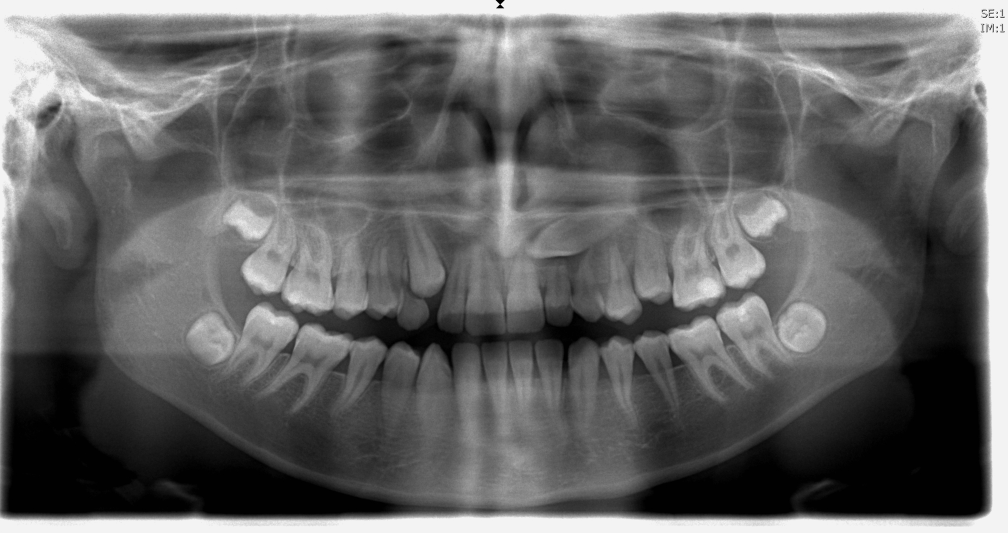
#> input picture _Data/Radiographs/01.tif, 3023 x 1597 px (shown at 1/3 size); its folder holds 4 pictures in this run
$ python FitFunction.py   (older library calls are emulated)
#> lines starting #> are read from the running program, lines starting #| are printed output that depends on the picture
### FileManager.py

# coding: utf-8

# In[3]:


import os
import glob
import cv2
import matplotlib.pyplot as plt
from scipy.spatial import procrustes
import numpy as np
import Image_preperation as prep

def pre_pocess(img):
    median = prep.median_filter(img)
    contrast = prep.contrast_stretching(median)
    return contrast

# [4 lines left out: function resolution_scale, not called in this run]

def resolution_scale_points(points, scale):
    return np.around(points*scale)

# [6 lines left out: function resolution_downscale_img, not called in this run]

def load_radiograph():
    radiographs = load_radiographs()
    radiograph = radiographs[0]
    return radiograph

def load_tooth(i):
    init = np.load("initial_position.npy")
    return init[0,i,:,:]/0.3

# [6 lines left out: function load_tooth_of_piece, not called in this run]

def load_img_piece():
    img = load_radiograph()
    new_img = pre_pocess(img)
    return new_img[700:1300,1200:1800]

# [5 lines left out: function show_with_points, not called in this run]


def load_files(dir_images):

#> called with dir_images = '_Data\\Radiographs\\*.tif'
    inputList = []

    inputNames = glob.glob(dir_images)

    for inputName in inputNames:

        inputFile = cv2.imread(inputName, 0)
#> inputFile is the input picture: shape (1597, 3023); min 0, max 255, mean 100.6
        inputList.append(inputFile)

    return inputList


# [25 lines left out: functions load_landmarks, load_landmarks_std, not called in this run]

def mean_landmarks(landmarks):
    return np.mean(landmarks,0)

# [58 lines left out: functions procrustes_analysis, total_procrustes_analysis, show, show_tooth_points, show_teeth_points, not called in this run]


def load_radiographs():
    dir_radiographs = "_Data\Radiographs\*.tif"
    return load_files(dir_radiographs)


def load_segmentations():
    dir_segmentations = "_Data\Segmentations\*.png"
    return load_files(dir_segmentations)


# In[5]:


# [17 lines that do not run on import are left out]

### Image_preperation.py

# coding: utf-8

# In[2]:


import cv2
import numpy as np
import math
from scipy import ndimage, signal
import matplotlib.pyplot as plt
import matplotlib
from skimage.color import rgb2gray
from skimage.filters import gaussian
import scipy
from scipy import ndimage

from skimage.util.dtype import dtype_range
from skimage.util import img_as_ubyte
from skimage.morphology import disk
from skimage.filters import rank
from skimage import exposure

from skimage.filters import roberts, sobel, scharr, prewitt
from skimage import feature, img_as_float

import FileManager as fm


# [40 lines left out: functions calc_external_img_active_contour, calc_external_img_active_contour2, sharpening, sharpening2, not called in this run]


def contrast_stretching(img):
    # Contrast stretching
    #p2, p98 = np.percentile(img, (0, 20))
    return exposure.rescale_intensity(img, in_range=(0.05*255, 0.6*255))
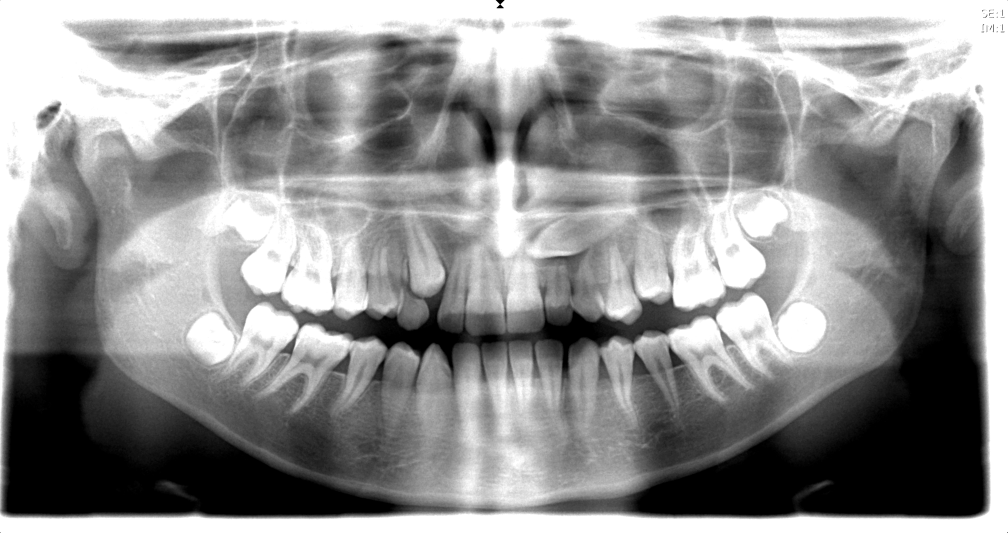
#> returned value: shape (1597, 3023) (shown at 1/3 size); min 0, max 255, mean 144.5

def adaptive_equalization(img):
    # Adaptive Equalization
    return exposure.equalize_adapthist(img, clip_limit = 0.05, nbins = 50)

# [4 lines left out: function local_equalization, not called in this run]

def median_filter(img, size = 3):
    return scipy.signal.medfilt(img, size).astype(np.uint8)

def edge_detection_low(img):

    return roberts(img)

# def edge_detection_high(img):
#     return sobel(img)

def edge_detection_high(img):
     return canny(img)

def canny(img):
    return feature.canny(img, sigma=2)

# [26 lines left out: functions calc_external_img, calc_external_img2, not called in this run]


def pre_processing(img):
    img = radiograph_preprocess(img)
    return radiograph_preprocess2(img)

# [157 lines left out: functions radiograph_preprocess, radiograph_preprocess2, show, plot_img_and_hist, show_different_preperations, show_diff_edge_detectors and 1 more, not called in this run]


# In[6]:


# [15 lines that do not run on import are left out]


# In[39]:

### FitFunction.py

# coding: utf-8

# In[1]:


import Image_preperation as prep
import numpy as np
import matplotlib.pyplot as plt
import math
import FileManager as fm
import cv2

# [53 lines left out: functions fit_measure, error_measure, strongest_edge_point_on_normal, edge_strength_on_normal, is_horizontal, is_vertical, not called in this run]

def is_equal(b_proj , b):
    return np.array_equal(b_proj, b)


# [106 lines left out: functions get_normal_angle, get_normal_angle2, project_on, calc_angle, get_point_at_distance, get_points_on_angle and 2 more, not called in this run]

def normalize(x):
    return x / np.linalg.norm(x)

def make_line(img_copy, p1,p2):
     cv2.line(img_copy,(p1[0],p1[1]),(p2[0],p2[1]),(255,0,0),1)

def load_tooth(i):
    init = np.load("initial_position.npy")
    return init[0,i,:,:]/0.3

# [6 lines left out: function load_tooth_of_piece, not called in this run]

def load_img_piece():
    img = load_image()
    return img[700:1300,1200:1800]

# [58 lines left out: functions show_with_points, test_normal_on_edge, show_results_fitting, not called in this run]

# [8 lines of commented-out code are left out]


if __name__ == "__main__":

    piece = fm.load_img_piece()
#> in load_img_piece, `return new_img[700:1300,1200:1800]`:
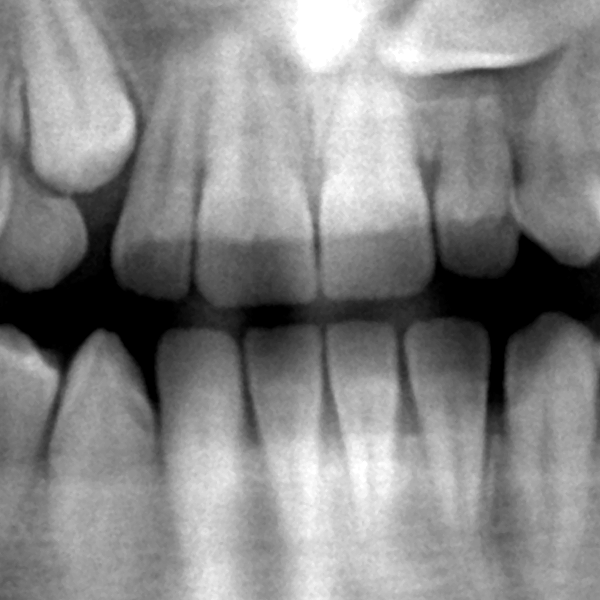
#> returned value: shape (600, 600); min 0, max 255, mean 134.1
    new_pice = piece[300:450,100:250]
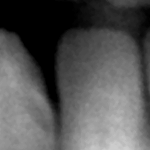
#> new_pice: shape (150, 150); min 0, max 207, mean 84.7

#> (the run stopped early here; a loop or call above may not have finished)
